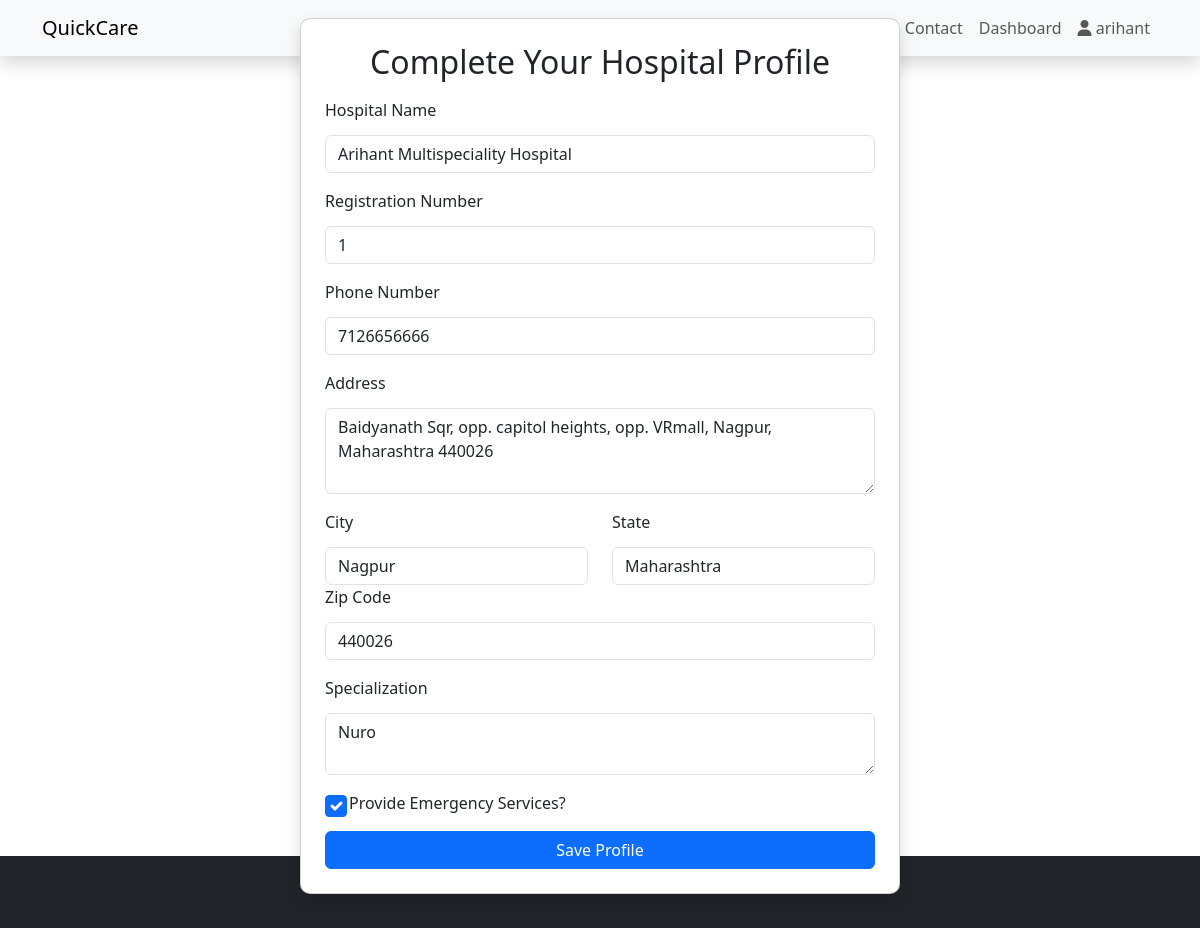
Screenshot of /accounts/profile/hospital/ (signed in) with the database file from the repository.
### accounts/models.py (models this page shows, shortened)
class CustomUser(AbstractUser):
    user_type=models.CharField(max_length=50)
    groups = models.ManyToManyField(Group, related_name="customuser_groups", blank=True)
    user_permissions = models.ManyToManyField(Permission, related_name="customuser_permissions", blank=True)

class HospitalProfile(models.Model):
    user = models.OneToOneField(CustomUser, on_delete=models.CASCADE, related_name="hospital_profile")
    hospital_name = models.CharField(max_length=255)
    registration_number = models.CharField(max_length=100, unique=True)
    phone_number = models.CharField(max_length=15, blank=True, null=True)
    address = models.TextField()
    city = models.CharField(max_length=100)
    state = models.CharField(max_length=100)
    zip_code = models.CharField(max_length=10)
    specialization = models.TextField(blank=True, null=True)  # Special services provided
    emergency_services = models.BooleanField(default=False)  # True if hospital has emergency care

### accounts/views.py (the view)
# urls.py: path("profile/hospital/", complete_hospital_profile, name="complete_hospital_profile"),
def complete_hospital_profile(request):
    if request.method == "POST":
        form = HospitalProfileForm(request.POST, instance=request.user.hospital_profile)
        if form.is_valid():
            form.save()
            return redirect("home")  # Redirect after profile completion
    else:
        form = HospitalProfileForm(instance=request.user.hospital_profile)
    return render(request, "accounts/complete_hospital_profile.html", {"form": form})

### accounts/templates/accounts/complete_hospital_profile.html (shortened to what this page needs)
{% extends "home/base.html" %}
{% block content %}
<div class="container d-flex justify-content-center align-items-center vh-100">
    <div class="card shadow p-4" style="width: 600px;">
        <h2 class="text-center mb-3">Complete Your Hospital Profile</h2>
        <form method="post" class="needs-validation">
            <div class="mb-3">
                <label for="{{ form.hospital_name.id_for_label }}" class="form-label">Hospital Name</label>
                {{ form.hospital_name }}
            </div>
            <div class="mb-3">
                <label for="{{ form.registration_number.id_for_label }}" class="form-label">Registration Number</label>
                {{ form.registration_number }}
            </div>
            <div class="mb-3">
                <label for="{{ form.phone_number.id_for_label }}" class="form-label">Phone Number</label>
                {{ form.phone_number }}
            </div>
            <div class="mb-3">
                <label for="{{ form.address.id_for_label }}" class="form-label">Address</label>
                {{ form.address }}
            </div>
            <div class="row">
                <div class="col-md-6">
                    <label for="{{ form.city.id_for_label }}" class="form-label">City</label>
                    {{ form.city }}
                </div>
                <div class="col-md-6">
                    <label for="{{ form.state.id_for_label }}" class="form-label">State</label>
                    {{ form.state }}
                </div>
            </div>
            <div class="mb-3">
                <label for="{{ form.zip_code.id_for_label }}" class="form-label">Zip Code</label>
                {{ form.zip_code }}
            </div>
            <div class="mb-3">
                <label for="{{ form.specialization.id_for_label }}" class="form-label">Specialization</label>
                {{ form.specialization }}
            </div>
            <div class="mb-3 form-check">
                {{ form.emergency_services }}
                <label for="{{ form.emergency_services.id_for_label }}" class="form-check-label">Provide Emergency Services?</label>
            </div>
            <button type="submit" class="btn btn-primary w-100">Save Profile</button>
        </form>
    </div>
</div>
{% endblock %}

### home/templates/home/base.html (shortened to what this page needs)
<!DOCTYPE html>
<html lang="en">
  <head>
    <link rel="stylesheet" href="https://cdn.jsdelivr.net/npm/bootstrap@5.3.0/dist/css/bootstrap.min.css" />
    <link rel="stylesheet" href="https://cdnjs.cloudflare.com/ajax/libs/font-awesome/6.4.2/css/all.min.css" />
  </head>
  <body>
    <nav class="navbar navbar-expand-lg navbar-light bg-light shadow">
      <div class="container">
        <a class="navbar-brand" href="{% url 'home' %}">QuickCare</a>
        <div class="collapse navbar-collapse" id="navbarNav">
          <ul class="navbar-nav ms-auto">
            <li class="nav-item">
              <a class="nav-link" href="#about">About</a>
            </li>
            <li class="nav-item">
              <a class="nav-link" href="#features">Features</a>
            </li>
            <li class="nav-item">
              <a class="nav-link" href="#contact">Contact</a>
            </li>
            {% if user.is_authenticated %}
            <li class="nav-item">
              {% if user.user_type == "Patient" %}
                <a href="{% url 'patient_dashboard' %}" class="nav-link">Dashboard</a>
              {% elif user.user_type == "Hospital" %}
                <a href="{% url 'hospital_dashboard' %}" class="nav-link">Dashboard</a>
              {% endif %}
            </li>
            <li class="nav-item">
              <a href="#" class="nav-link"><i class="fa-solid fa-user"></i> {{ user.username }}</a>
            </li>
            {% else %}
            <li class="nav-item">
              <a href="{% url 'login' %}" class="btn btn-primary">Login</a>
            </li>
            {% endif %}
          </ul>
        </div>
      </div>
    </nav>
    {% block content %} {% endblock %}
    <footer class="bg-dark text-white text-center py-3">
      <p>&copy; 2025 QuickCare. All Rights Reserved.</p>
    </footer>
  </body>
</html>

### accounts/templates/accounts/complete_hospital_profile.html (style rules this page uses)
input, textarea { width: 100%; padding: 10px; margin-top: 5px; border: 1px solid #ccc; border-radius: 5px; }
.card { border-radius: 10px; }

### rows the page displays
CustomUser: username "arihant"
HospitalProfile: hospital_name "Arihant Multispeciality Hospital", registration_number "1", phone_number "7126656666", address "Baidyanath Sqr, opp. capitol heights, opp. VRmall, Nagpur, Maharashtra 440026", city "Nagpur", state "Maharashtra", zip_code "440026", specialization "Nuro", emergency_services "☑"
